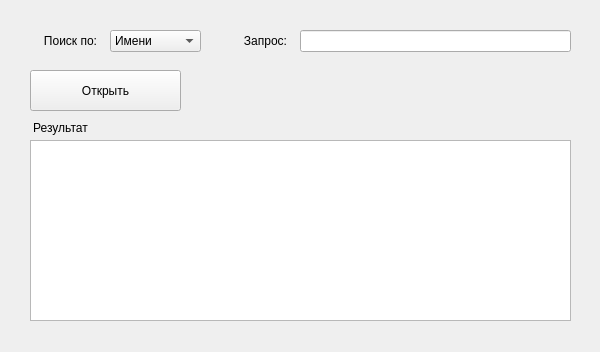
<?xml version="1.0" encoding="UTF-8"?>
<ui version="4.0">
 <class>Form</class>
 <widget class="QWidget" name="Form">
  <property name="geometry">
   <rect>
    <x>0</x>
    <y>0</y>
    <width>600</width>
    <height>352</height>
   </rect>
  </property>
  <property name="windowTitle">
   <string>Открыть проект</string>
  </property>
  <widget class="QPushButton" name="openBtn">
   <property name="geometry">
    <rect>
     <x>30</x>
     <y>70</y>
     <width>151</width>
     <height>41</height>
    </rect>
   </property>
   <property name="text">
    <string>Открыть</string>
   </property>
  </widget>
  <widget class="QLabel" name="searchByLabel">
   <property name="geometry">
    <rect>
     <x>30</x>
     <y>30</y>
     <width>81</width>
     <height>21</height>
    </rect>
   </property>
   <property name="font">
    <font>
     <pointsize>9</pointsize>
    </font>
   </property>
   <property name="text">
    <string>Поиск по:</string>
   </property>
   <property name="alignment">
    <set>Qt::AlignCenter</set>
   </property>
  </widget>
  <widget class="QComboBox" name="parameterSelector">
   <property name="geometry">
    <rect>
     <x>110</x>
     <y>30</y>
     <width>91</width>
     <height>22</height>
    </rect>
   </property>
   <item>
    <property name="text">
     <string>Имени</string>
    </property>
   </item>
   <item>
    <property name="text">
     <string>ID</string>
    </property>
   </item>
   <item>
    <property name="text">
     <string>Статусу</string>
    </property>
   </item>
  </widget>
  <widget class="QLineEdit" name="requestEdit">
   <property name="geometry">
    <rect>
     <x>300</x>
     <y>30</y>
     <width>271</width>
     <height>22</height>
    </rect>
   </property>
  </widget>
  <widget class="QLabel" name="requestLabel">
   <property name="geometry">
    <rect>
     <x>230</x>
     <y>30</y>
     <width>71</width>
     <height>21</height>
    </rect>
   </property>
   <property name="font">
    <font>
     <pointsize>9</pointsize>
    </font>
   </property>
   <property name="text">
    <string>Запрос:</string>
   </property>
   <property name="alignment">
    <set>Qt::AlignCenter</set>
   </property>
  </widget>
  <widget class="QLabel" name="label">
   <property name="geometry">
    <rect>
     <x>30</x>
     <y>120</y>
     <width>61</width>
     <height>16</height>
    </rect>
   </property>
   <property name="text">
    <string>Результат</string>
   </property>
   <property name="alignment">
    <set>Qt::AlignCenter</set>
   </property>
  </widget>
  <widget class="QListWidget" name="projectsList">
   <property name="geometry">
    <rect>
     <x>30</x>
     <y>140</y>
     <width>541</width>
     <height>181</height>
    </rect>
   </property>
  </widget>
 </widget>
 <resources/>
 <connections/>
</ui>
